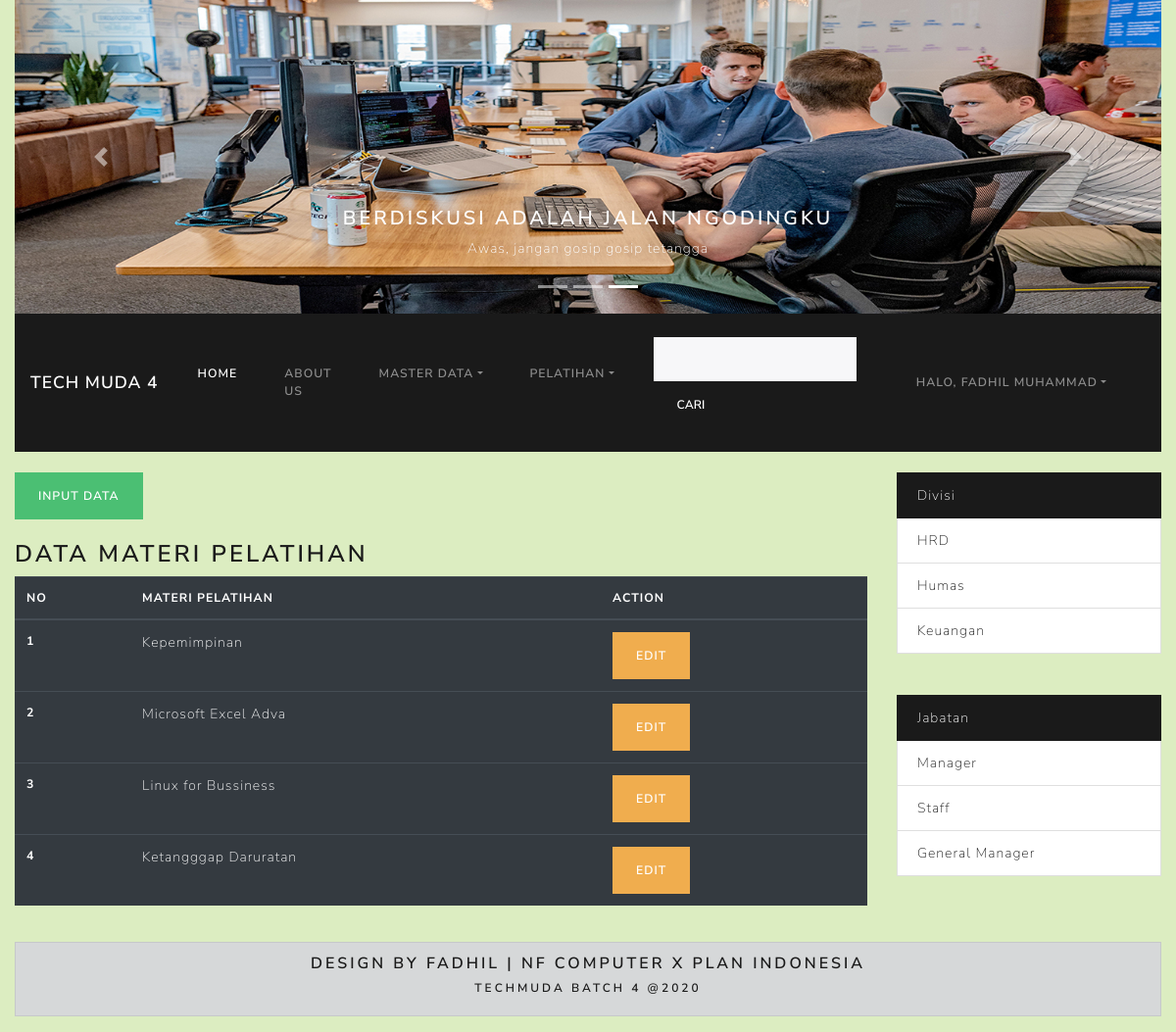
Screenshot of /index.php?hal=materi (signed in) with the database file from the repository.
### tables this page shows
CREATE TABLE `materi` (
  `id` int(11) NOT NULL,
  `nama` varchar(20) NOT NULL,
  `tgl_mulai` date NOT NULL,
  `tgl_akhir` date NOT NULL,
  `tempat` text DEFAULT NULL
);

CREATE TABLE `divisi` (
  `id` int(11) NOT NULL,
  `nama` varchar(20) NOT NULL
);

CREATE TABLE `jabatan` (
  `id` int(11) NOT NULL,
  `nama` varchar(20) NOT NULL
);

### models/Materi.php (called while the page is built, shortened)
<?php
class Materi{
    private $koneksi;
    public function __construct(){
        global $dbh;
        $this->koneksi = $dbh;
    }
    public function dataMateri(){
        $sql = "SELECT * FROM materi";
        $ps = $this->koneksi->prepare($sql);
        $ps->execute();
        $rs = $ps->fetchAll();
        return $rs;
    }
};
?>

### models/Divisi.php (called while the page is built, shortened)
<?php
class Divisi{
    private $koneksi;
    public function __construct(){
        global $dbh;
        $this->koneksi = $dbh;
    }
    public function dataDivisi(){
        $sql = "SELECT * FROM divisi";
        $ps = $this->koneksi->prepare($sql);
        $ps->execute();
        $rs = $ps->fetchAll();
        return $rs;
    }
};
?>

### models/Jabatan.php (called while the page is built, shortened)
<?php
class Jabatan {
    private $koneksi;
    public function __construct(){
        global $dbh;
        $this->koneksi = $dbh;
    }
    public function dataJabatan(){
        $sql = "SELECT * FROM jabatan";
        $ps = $this->koneksi->prepare($sql);
        $ps->execute();
        $rs = $ps->fetchAll();
        return $rs;
    }
};
?>

### materi.php (the view)
<?php
if(isset($_SESSION['MEMBER']) && $_SESSION['MEMBER']['role'] != 'staff' ){
?>
<?php
$ar_judul =['No', 'Materi Pelatihan', 'Action'];
?>
<a href="index.php?hal=form_materi" type="button" class="btn btn-success">input data</a>
<br><br>
<h3 id="div">Data Materi Pelatihan</h3>
<table class="table table-sm table-dark">
  <thead>
    <tr>
    <?php
        foreach($ar_judul as $jdl){
    ?>
      <th scope="col"><?= $jdl ?></th>
    <?php  } ?>
    </tr>
  </thead>
  <tbody>
      <?php
      $model = new Materi();
      $rs = $model->dataMateri();
      $no = 1;
      foreach($rs as $materi){
      ?>
        <tr>
          <th scope="row"><?= $no ?></th>
          <td><?= $materi['nama'] ?></td>
          <td>
          <a href="index.php?hal=form_materi&idedit=<?= $materi['id'] ?>" type="button" class="btn btn-warning">Edit</a>
          </td>
        </tr>
<?php $no++; } ?>
  </tbody>
</table>
      <?php }
       else{
        include_once 'terlarang.php';
       }?>

### sidebar.php (shortened to what this page needs)
<?php
$obj1 = NEW Divisi();
$ar_divisi = $obj1->dataDivisi();
$obj2 = NEW Jabatan();
$ar_jabatan= $obj2->dataJabatan();
?>
				<?php
					if(isset($_SESSION['MEMBER']) ){
				?>
<div class="col-md-3">
			<div class="list-group">
				 <a href="#" class="list-group-item list-group-item-action active">Divisi</a>
				<?php
				foreach($ar_divisi as $div){
				?>
				<div class="list-group-item">
					<a href="index.php?hal=pegawai&id=<?= $div['id'] ?>"><?= $div['nama'] ?></a>
				</div>
				<?php } ?>
			</div>
			<br><br>
			<div class="list-group">
				 <a href="#" class="list-group-item list-group-item-action active">Jabatan</a>
				 <?php
				foreach($ar_jabatan as $jab){
				?>
				<div class="list-group-item">
					<a href="index.php?hal=pegawai&idj=<?= $jab['id'] ?>"><?= $jab['nama'] ?></a>
				</div>
				<?php } ?>
			</div>
	<?php }?>
</div>
</div>

### css/style.css (style rules this page uses)
body { background-color: #dcedc1; background-repeat: no-repeat; background-size: cover; }

### rows the page displays
materi: nama "Kepemimpinan"
materi: nama "Microsoft Excel Adva"
materi: nama "Linux for Bussiness"
materi: nama "Ketangggap Daruratan"
divisi: nama "HRD"
divisi: nama "Humas"
divisi: nama "Keuangan"
jabatan: nama "Manager"
jabatan: nama "Staff"
jabatan: nama "General Manager"

### other values shown
$_SESSION['MEMBER']['fullname'] "FADHIL MUHAMMAD"
$jdl "NO"
$jdl "MATERI PELATIHAN"
$jdl "ACTION"
